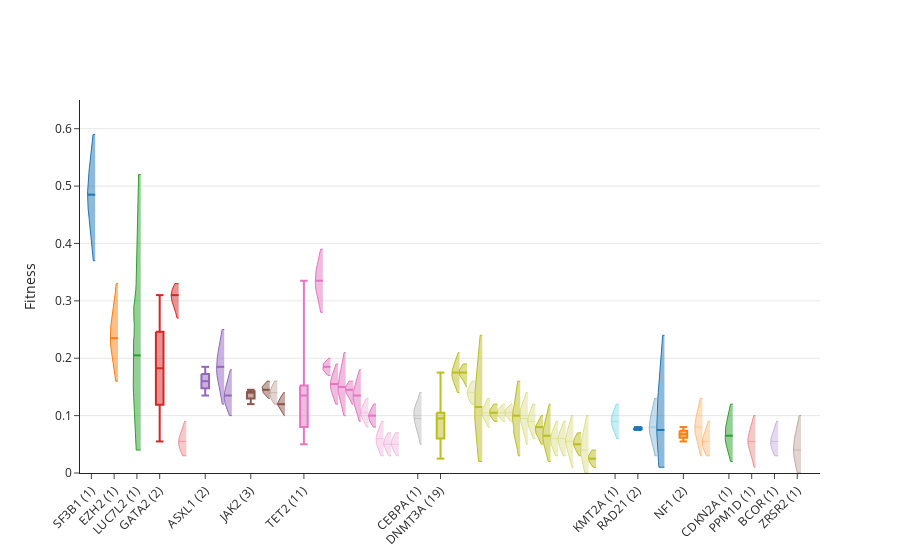

Here is the notebook cell this chart was saved with:
### Code cell
fig = plot.gene_fitness_plot(lbc)
fig.update_layout(yaxis_range=[0,0.65])
fig.show()
fig.write_image(path + 'gene_fitness_summary.png', width=1000, scale=10)
fig.write_image(path + 'gene_fitness_summary.svg', width=1000)

### Figure 1 — Plotly figure (JSON) as saved in the notebook; plotly's stock layout.template omitted (floating-point values rounded to 4 significant figures)
{"data": [{"fill": "toself", "line": {"color": "#1F77B4", "width": 1}, "mode": "lines", "name": "SF3B1", "opacity": 1, "type": "scatter", "x": [0.3333, 0.2515, 0.2279, 0.2009, 0.1732, 0.1443, 0.1143, 0.0878, 0.06165, 0.03872, 0.02601, 0.01361, 0.001431, 0, 0.01893, 0.02968, 0.04781, 0.07211, 0.102, 0.1294, 0.1595, 0.188, 0.2152, 0.2404, 0.3333], "y": [0.37, 0.37, 0.38, 0.39, 0.4, 0.41, 0.42, 0.43, 0.44, 0.45, 0.46, 0.47, 0.48, 0.49, 0.5, 0.51, 0.52, 0.53, 0.54, 0.55, 0.56, 0.57, 0.58, 0.59, 0.59]}, {"line": {"color": "#1F77B4", "dash": "solid"}, "mode": "lines", "name": "SF3B1", "type": "scatter", "x": [0.3333, 0], "y": [0.485, 0.485]}, {"fill": "toself", "line": {"color": "#FF7F0E", "width": 1}, "mode": "lines", "name": "EZH2", "opacity": 1, "type": "scatter", "x": [1.333, 1.236, 1.201, 1.161, 1.12, 1.08, 1.045, 1.019, 1.003, 1, 1.01, 1.031, 1.058, 1.093, 1.13, 1.167, 1.203, 1.234, 1.259, 1.333], "y": [0.16, 0.16, 0.17, 0.18, 0.19, 0.2, 0.21, 0.22, 0.23, 0.24, 0.25, 0.26, 0.27, 0.28, 0.29, 0.3, 0.31, 0.32, 0.33, 0.33]}, {"line": {"color": "#FF7F0E", "dash": "solid"}, "mode": "lines", "name": "EZH2", "type": "scatter", "x": [1.333, 1], "y": [0.235, 0.235]}, {"fill": "toself", "line": {"color": "#2CA02C", "width": 1}, "mode": "lines", "name": "LUC7L2", "opacity": 1, "type": "scatter", "x": [2.333, 2.137, 2.123, 2.108, 2.092, 2.081, 2.063, 2.059, 2.037, 2.032, 2.024, 2.016, 2.008, 2.008, 2.005, 2, 2.009, 2.002, 2.003, 2.022, 2.022, 2.042, 2.057, 2.051, 2.033, 2.017, 2.029, 2.067, 2.1, 2.119, 2.132, 2.139, 2.142, 2.146, 2.149, 2.156, 2.16, 2.169, 2.179, 2.181, 2.19, 2.196, 2.204, 2.216, 2.222, 2.229, 2.233, 2.23, 2.234, 2.236, 2.333], "y": [0.04, 0.04, 0.05, 0.06, 0.07, 0.08, 0.09, 0.1, 0.11, 0.12, 0.13, 0.14, 0.15, 0.16, 0.17, 0.18, 0.19, 0.2, 0.21, 0.22, 0.23, 0.24, 0.25, 0.26, 0.27, 0.28, 0.29, 0.3, 0.31, 0.32, 0.33, 0.34, 0.35, 0.36, 0.37, 0.38, 0.39, 0.4, 0.41, 0.42, 0.43, 0.44, 0.45, 0.46, 0.47, 0.48, 0.49, 0.5, 0.51, 0.52, 0.52]}, {"line": {"color": "#2CA02C", "dash": "solid"}, "mode": "lines", "name": "LUC7L2", "type": "scatter", "x": [2.333, 2], "y": [0.205, 0.205]}, {"fill": "toself", "line": {"color": "#D62728", "width": 2}, "mode": "lines", "type": "scatter", "x": [3, 3.333, 3.333, 3, 3], "y": [0.2462, 0.2462, 0.1187, 0.1187, 0.2462]}, {"line": {"color": "#D62728", "width": 2}, "mode": "lines", "type": "scatter", "x": [3, 3.333], "y": [0.1825, 0.1825]}, {"line": {"color": "#D62728", "width": 2}, "mode": "lines", "type": "scatter", "x": [3, 3.333], "y": [0.31, 0.31]}, {"line": {"color": "#D62728", "width": 2}, "mode": "lines", "type": "scatter", "x": [3, 3.333], "y": [0.055, 0.055]}, {"line": {"color": "#D62728", "width": 2}, "mode": "lines", "type": "scatter", "x": [3.167, 3.167], "y": [0.31, 0.2462]}, {"line": {"color": "#D62728", "width": 2}, "mode": "lines", "type": "scatter", "x": [3.167, 3.167], "y": [0.055, 0.1187]}, {"fill": "toself", "line": {"color": "#D62728", "width": 1}, "mode": "lines", "name": "GATA2", "opacity": 1, "type": "scatter", "x": [4, 3.93, 3.866, 3.781, 3.7, 3.667, 3.719, 3.832, 4], "y": [0.27, 0.27, 0.28, 0.29, 0.3, 0.31, 0.32, 0.33, 0.33]}, {"line": {"color": "#D62728", "dash": "solid"}, "mode": "lines", "name": "GATA2", "type": "scatter", "x": [4, 3.667], "y": [0.31, 0.31]}, {"fill": "toself", "line": {"color": "#D62728", "width": 1}, "mode": "lines", "name": "GATA2", "opacity": 0.5, "type": "scatter", "x": [4.333, 4.177, 4.069, 4.0, 4.012, 4.087, 4.185, 4.262, 4.333], "y": [0.03, 0.03, 0.04, 0.05, 0.06, 0.07, 0.08, 0.09, 0.09]}, {"line": {"color": "#D62728", "dash": "dash", "width": 0.5}, "mode": "lines", "name": "GATA2", "opacity": 0.5, "type": "scatter", "x": [4.333, 4.0], "y": [0.055, 0.055]}, {"fill": "toself", "line": {"color": "#9467BD", "width": 2}, "mode": "lines", "type": "scatter", "x": [5, 5.333, 5.333, 5, 5], "y": [0.1725, 0.1725, 0.1475, 0.1475, 0.1725]}, {"line": {"color": "#9467BD", "width": 2}, "mode": "lines", "type": "scatter", "x": [5, 5.333], "y": [0.16, 0.16]}, {"line": {"color": "#9467BD", "width": 2}, "mode": "lines", "type": "scatter", "x": [5, 5.333], "y": [0.185, 0.185]}, {"line": {"color": "#9467BD", "width": 2}, "mode": "lines", "type": "scatter", "x": [5, 5.333], "y": [0.135, 0.135]}, {"line": {"color": "#9467BD", "width": 2}, "mode": "lines", "type": "scatter", "x": [5.167, 5.167], "y": [0.185, 0.1725]}, {"line": {"color": "#9467BD", "width": 2}, "mode": "lines", "type": "scatter", "x": [5.167, 5.167], "y": [0.135, 0.1475]}, {"fill": "toself", "line": {"color": "#9467BD", "width": 1}, "mode": "lines", "name": "ASXL1", "opacity": 1, "type": "scatter", "x": [6, 5.916, 5.872, 5.821, 5.768, 5.72, 5.685, 5.667, 5.669, 5.692, 5.729, 5.776, 5.825, 5.87, 5.909, 6], "y": [0.12, 0.12, 0.13, 0.14, 0.15, 0.16, 0.17, 0.18, 0.19, 0.2, 0.21, 0.22, 0.23, 0.24, 0.25, 0.25]}, {"line": {"color": "#9467BD", "dash": "solid"}, "mode": "lines", "name": "ASXL1", "type": "scatter", "x": [6, 5.667], "y": [0.185, 0.185]}, {"fill": "toself", "line": {"color": "#9467BD", "width": 1}, "mode": "lines", "name": "ASXL1", "opacity": 1, "type": "scatter", "x": [6.333, 6.231, 6.138, 6.047, 6, 6.012, 6.069, 6.147, 6.219, 6.273, 6.333], "y": [0.1, 0.1, 0.11, 0.12, 0.13, 0.14, 0.15, 0.16, 0.17, 0.18, 0.18]}, {"line": {"color": "#9467BD", "dash": "solid"}, "mode": "lines", "name": "ASXL1", "type": "scatter", "x": [6.333, 6], "y": [0.135, 0.135]}, {"fill": "toself", "line": {"color": "#8C564B", "width": 2}, "mode": "lines", "type": "scatter", "x": [7, 7.333, 7.333, 7, 7], "y": [0.1425, 0.1425, 0.13, 0.13, 0.1425]}, {"line": {"color": "#8C564B", "width": 2}, "mode": "lines", "type": "scatter", "x": [7, 7.333], "y": [0.14, 0.14]}, {"line": {"color": "#8C564B", "width": 2}, "mode": "lines", "type": "scatter", "x": [7, 7.333], "y": [0.145, 0.145]}, {"line": {"color": "#8C564B", "width": 2}, "mode": "lines", "type": "scatter", "x": [7, 7.333], "y": [0.12, 0.12]}, {"line": {"color": "#8C564B", "width": 2}, "mode": "lines", "type": "scatter", "x": [7.167, 7.167], "y": [0.145, 0.1425]}, {"line": {"color": "#8C564B", "width": 2}, "mode": "lines", "type": "scatter", "x": [7.167, 7.167], "y": [0.12, 0.13]}, {"fill": "toself", "line": {"color": "#8C564B", "width": 1}, "mode": "lines", "name": "JAK2", "opacity": 1, "type": "scatter", "x": [8, 7.942, 7.715, 7.667, 7.882, 8], "y": [0.13, 0.13, 0.14, 0.15, 0.16, 0.16]}, {"line": {"color": "#8C564B", "dash": "solid"}, "mode": "lines", "name": "JAK2", "type": "scatter", "x": [8, 7.667], "y": [0.145, 0.145]}, {"fill": "toself", "line": {"color": "#8C564B", "width": 1}, "mode": "lines", "name": "JAK2", "opacity": 0.5, "type": "scatter", "x": [8.333, 8.194, 8.057, 8, 8.085, 8.209, 8.333], "y": [0.12, 0.12, 0.13, 0.14, 0.15, 0.16, 0.16]}, {"line": {"color": "#8C564B", "dash": "dash", "width": 0.5}, "mode": "lines", "name": "JAK2", "opacity": 0.5, "type": "scatter", "x": [8.333, 8], "y": [0.14, 0.14]}, {"fill": "toself", "line": {"color": "#8C564B", "width": 1}, "mode": "lines", "name": "JAK2", "opacity": 1, "type": "scatter", "x": [8.667, 8.638, 8.48, 8.333, 8.451, 8.606, 8.667], "y": [0.1, 0.1, 0.11, 0.12, 0.13, 0.14, 0.14]}, {"line": {"color": "#8C564B", "dash": "solid"}, "mode": "lines", "name": "JAK2", "type": "scatter", "x": [8.667, 8.333], "y": [0.12, 0.12]}, {"fill": "toself", "line": {"color": "#E377C2", "width": 2}, "mode": "lines", "type": "scatter", "x": [9.333, 9.667, 9.667, 9.333, 9.333], "y": [0.1525, 0.1525, 0.08, 0.08, 0.1525]}, {"line": {"color": "#E377C2", "width": 2}, "mode": "lines", "type": "scatter", "x": [9.333, 9.667], "y": [0.135, 0.135]}, {"line": {"color": "#E377C2", "width": 2}, "mode": "lines", "type": "scatter", "x": [9.333, 9.667], "y": [0.335, 0.335]}, {"line": {"color": "#E377C2", "width": 2}, "mode": "lines", "type": "scatter", "x": [9.333, 9.667], "y": [0.05, 0.05]}, {"line": {"color": "#E377C2", "width": 2}, "mode": "lines", "type": "scatter", "x": [9.5, 9.5], "y": [0.335, 0.1525]}, {"line": {"color": "#E377C2", "width": 2}, "mode": "lines", "type": "scatter", "x": [9.5, 9.5], "y": [0.05, 0.08]}, {"fill": "toself", "line": {"color": "#E377C2", "width": 1}, "mode": "lines", "name": "TET2", "opacity": 1, "type": "scatter", "x": [10.33, 10.24, 10.19, 10.13, 10.07, 10.03, 10.0, 10, 10.03, 10.07, 10.13, 10.18, 10.23, 10.33], "y": [0.28, 0.28, 0.29, 0.3, 0.31, 0.32, 0.33, 0.34, 0.35, 0.36, 0.37, 0.38, 0.39, 0.39]}, {"line": {"color": "#E377C2", "dash": "solid"}, "mode": "lines", "name": "TET2", "type": "scatter", "x": [10.33, 10], "y": [0.335, 0.335]}, {"fill": "toself", "line": {"color": "#E377C2", "width": 1}, "mode": "lines", "name": "TET2", "opacity": 1, "type": "scatter", "x": [10.67, 10.56, 10.33, 10.35, 10.59, 10.67], "y": [0.17, 0.17, 0.18, 0.19, 0.2, 0.2]}, {"line": {"color": "#E377C2", "dash": "solid"}, "mode": "lines", "name": "TET2", "type": "scatter", "x": [10.67, 10.33], "y": [0.185, 0.185]}, {"fill": "toself", "line": {"color": "#E377C2", "width": 1}, "mode": "lines", "name": "TET2", "opacity": 1, "type": "scatter", "x": [11, 10.9, 10.81, 10.72, 10.67, 10.68, 10.74, 10.83, 10.91, 11], "y": [0.12, 0.12, 0.13, 0.14, 0.15, 0.16, 0.17, 0.18, 0.19, 0.19]}, {"line": {"color": "#E377C2", "dash": "solid"}, "mode": "lines", "name": "TET2", "type": "scatter", "x": [11, 10.67], "y": [0.155, 0.155]}, {"fill": "toself", "line": {"color": "#E377C2", "width": 1}, "mode": "lines", "name": "TET2", "opacity": 1, "type": "scatter", "x": [11.33, 11.25, 11.2, 11.13, 11.06, 11.01, 11, 11.02, 11.06, 11.12, 11.18, 11.23, 11.27, 11.33], "y": [0.1, 0.1, 0.11, 0.12, 0.13, 0.14, 0.15, 0.16, 0.17, 0.18, 0.19, 0.2, 0.21, 0.21]}, {"line": {"color": "#E377C2", "dash": "solid"}, "mode": "lines", "name": "TET2", "type": "scatter", "x": [11.33, 11], "y": [0.15, 0.15]}, {"fill": "toself", "line": {"color": "#E377C2", "width": 1}, "mode": "lines", "name": "TET2", "opacity": 1, "type": "scatter", "x": [11.67, 11.62, 11.5, 11.35, 11.33, 11.48, 11.67], "y": [0.12, 0.12, 0.13, 0.14, 0.15, 0.16, 0.16]}, {"line": {"color": "#E377C2", "dash": "solid"}, "mode": "lines", "name": "TET2", "type": "scatter", "x": [11.67, 11.33], "y": [0.145, 0.145]}, {"fill": "toself", "line": {"color": "#E377C2", "width": 1}, "mode": "lines", "name": "TET2", "opacity": 1, "type": "scatter", "x": [12, 11.93, 11.86, 11.78, 11.71, 11.67, 11.67, 11.73, 11.8, 11.88, 11.94, 12], "y": [0.09, 0.09, 0.1, 0.11, 0.12, 0.13, 0.14, 0.15, 0.16, 0.17, 0.18, 0.18]}, {"line": {"color": "#E377C2", "dash": "solid"}, "mode": "lines", "name": "TET2", "type": "scatter", "x": [12, 11.67], "y": [0.135, 0.135]}, {"fill": "toself", "line": {"color": "#E377C2", "width": 1}, "mode": "lines", "name": "TET2", "opacity": 0.5, "type": "scatter", "x": [12.33, 12.26, 12.13, 12.01, 12, 12.11, 12.24, 12.33], "y": [0.08, 0.08, 0.09, 0.1, 0.11, 0.12, 0.13, 0.13]}, {"line": {"color": "#E377C2", "dash": "dash", "width": 0.5}, "mode": "lines", "name": "TET2", "opacity": 0.5, "type": "scatter", "x": [12.33, 12], "y": [0.105, 0.105]}, {"fill": "toself", "line": {"color": "#E377C2", "width": 1}, "mode": "lines", "name": "TET2", "opacity": 1, "type": "scatter", "x": [12.67, 12.55, 12.39, 12.33, 12.43, 12.56, 12.67], "y": [0.08, 0.08, 0.09, 0.1, 0.11, 0.12, 0.12]}, {"line": {"color": "#E377C2", "dash": "solid"}, "mode": "lines", "name": "TET2", "type": "scatter", "x": [12.67, 12.33], "y": [0.1, 0.1]}, {"fill": "toself", "line": {"color": "#E377C2", "width": 1}, "mode": "lines", "name": "TET2", "opacity": 0.5, "type": "scatter", "x": [13, 12.89, 12.79, 12.69, 12.67, 12.72, 12.82, 12.91, 13], "y": [0.03, 0.03, 0.04, 0.05, 0.06, 0.07, 0.08, 0.09, 0.09]}, {"line": {"color": "#E377C2", "dash": "dash", "width": 0.5}, "mode": "lines", "name": "TET2", "opacity": 0.5, "type": "scatter", "x": [13, 12.67], "y": [0.06, 0.06]}, {"fill": "toself", "line": {"color": "#E377C2", "width": 1}, "mode": "lines", "name": "TET2", "opacity": 0.5, "type": "scatter", "x": [13.33, 13.23, 13.1, 13, 13.05, 13.19, 13.33], "y": [0.03, 0.03, 0.04, 0.05, 0.06, 0.07, 0.07]}, {"line": {"color": "#E377C2", "dash": "dash", "width": 0.5}, "mode": "lines", "name": "TET2", "opacity": 0.5, "type": "scatter", "x": [13.33, 13], "y": [0.05, 0.05]}, {"fill": "toself", "line": {"color": "#E377C2", "width": 1}, "mode": "lines", "name": "TET2", "opacity": 0.5, "type": "scatter", "x": [13.67, 13.56, 13.43, 13.33, 13.38, 13.52, 13.67], "y": [0.03, 0.03, 0.04, 0.05, 0.06, 0.07, 0.07]}, {"line": {"color": "#E377C2", "dash": "dash", "width": 0.5}, "mode": "lines", "name": "TET2", "opacity": 0.5, "type": "scatter", "x": [13.67, 13.33], "y": [0.05, 0.05]}, {"fill": "toself", "line": {"color": "#7F7F7F", "width": 1}, "mode": "lines", "name": "CEBPA", "opacity": 0.5, "type": "scatter", "x": [14.67, 14.61, 14.56, 14.48, 14.41, 14.36, 14.33, 14.34, 14.42, 14.52, 14.59, 14.67], "y": [0.05, 0.05, 0.06, 0.07, 0.08, 0.09, 0.1, 0.11, 0.12, 0.13, 0.14, 0.14]}, {"line": {"color": "#7F7F7F", "dash": "dash", "width": 0.5}, "mode": "lines", "name": "CEBPA", "opacity": 0.5, "type": "scatter", "x": [14.67, 14.33], "y": [0.095, 0.095]}, {"fill": "toself", "line": {"color": "#BCBD22", "width": 2}, "mode": "lines", "type": "scatter", "x": [15.33, 15.67, 15.67, 15.33, 15.33], "y": [0.105, 0.105, 0.06, 0.06, 0.105]}, {"line": {"color": "#BCBD22", "width": 2}, "mode": "lines", "type": "scatter", "x": [15.33, 15.67], "y": [0.095, 0.095]}, {"line": {"color": "#BCBD22", "width": 2}, "mode": "lines", "type": "scatter", "x": [15.33, 15.67], "y": [0.175, 0.175]}, {"line": {"color": "#BCBD22", "width": 2}, "mode": "lines", "type": "scatter", "x": [15.33, 15.67], "y": [0.025, 0.025]}, {"line": {"color": "#BCBD22", "width": 2}, "mode": "lines", "type": "scatter", "x": [15.5, 15.5], "y": [0.175, 0.105]}, {"line": {"color": "#BCBD22", "width": 2}, "mode": "lines", "type": "scatter", "x": [15.5, 15.5], "y": [0.025, 0.06]}, {"fill": "toself", "line": {"color": "#BCBD22", "width": 1}, "mode": "lines", "name": "DNMT3A", "opacity": 1, "type": "scatter", "x": [16.33, 16.25, 16.16, 16.06, 16.0, 16.02, 16.1, 16.2, 16.28, 16.33], "y": [0.14, 0.14, 0.15, 0.16, 0.17, 0.18, 0.19, 0.2, 0.21, 0.21]}, {"line": {"color": "#BCBD22", "dash": "solid"}, "mode": "lines", "name": "DNMT3A", "type": "scatter", "x": [16.33, 16.0], "y": [0.175, 0.175]}, {"fill": "toself", "line": {"color": "#BCBD22", "width": 1}, "mode": "lines", "name": "DNMT3A", "opacity": 1, "type": "scatter", "x": [16.67, 16.64, 16.52, 16.34, 16.33, 16.5, 16.67], "y": [0.15, 0.15, 0.16, 0.17, 0.18, 0.19, 0.19]}, {"line": {"color": "#BCBD22", "dash": "solid"}, "mode": "lines", "name": "DNMT3A", "type": "scatter", "x": [16.67, 16.33], "y": [0.175, 0.175]}, {"fill": "toself", "line": {"color": "#BCBD22", "width": 1}, "mode": "lines", "name": "DNMT3A", "opacity": 0.5, "type": "scatter", "x": [17, 16.86, 16.72, 16.67, 16.75, 16.88, 17], "y": [0.12, 0.12, 0.13, 0.14, 0.15, 0.16, 0.16]}, {"line": {"color": "#BCBD22", "dash": "dash", "width": 0.5}, "mode": "lines", "name": "DNMT3A", "opacity": 0.5, "type": "scatter", "x": [17, 16.67], "y": [0.14, 0.14]}, {"fill": "toself", "line": {"color": "#BCBD22", "width": 1}, "mode": "lines", "name": "DNMT3A", "opacity": 1, "type": "scatter", "x": [17.33, 17.17, 17.15, 17.12, 17.1, 17.07, 17.05, 17.03, 17.01, 17.0, 17, 17.0, 17.01, 17.02, 17.03, 17.05, 17.08, 17.1, 17.13, 17.15, 17.18, 17.2, 17.22, 17.24, 17.33], "y": [0.02, 0.02, 0.03, 0.04, 0.05, 0.06, 0.07, 0.08, 0.09, 0.1, 0.11, 0.12, 0.13, 0.14, 0.15, 0.16, 0.17, 0.18, 0.19, 0.2, 0.21, 0.22, 0.23, 0.24, 0.24]}, {"line": {"color": "#BCBD22", "dash": "solid"}, "mode": "lines", "name": "DNMT3A", "type": "scatter", "x": [17.33, 17], "y": [0.115, 0.115]}, {"fill": "toself", "line": {"color": "#BCBD22", "width": 1}, "mode": "lines", "name": "DNMT3A", "opacity": 0.5, "type": "scatter", "x": [17.67, 17.59, 17.47, 17.34, 17.33, 17.44, 17.57, 17.67], "y": [0.08, 0.08, 0.09, 0.1, 0.11, 0.12, 0.13, 0.13]}, {"line": {"color": "#BCBD22", "dash": "dash", "width": 0.5}, "mode": "lines", "name": "DNMT3A", "opacity": 0.5, "type": "scatter", "x": [17.67, 17.33], "y": [0.105, 0.105]}, {"fill": "toself", "line": {"color": "#BCBD22", "width": 1}, "mode": "lines", "name": "DNMT3A", "opacity": 1, "type": "scatter", "x": [18, 17.86, 17.67, 17.67, 17.84, 18], "y": [0.09, 0.09, 0.1, 0.11, 0.12, 0.12]}, {"line": {"color": "#BCBD22", "dash": "solid"}, "mode": "lines", "name": "DNMT3A", "type": "scatter", "x": [18, 17.67], "y": [0.105, 0.105]}, {"fill": "toself", "line": {"color": "#BCBD22", "width": 1}, "mode": "lines", "name": "DNMT3A", "opacity": 0.5, "type": "scatter", "x": [18.33, 18.25, 18.02, 18, 18.26, 18.33], "y": [0.09, 0.09, 0.1, 0.11, 0.12, 0.12]}, {"line": {"color": "#BCBD22", "dash": "dash", "width": 0.5}, "mode": "lines", "name": "DNMT3A", "opacity": 0.5, "type": "scatter", "x": [18.33, 18], "y": [0.105, 0.105]}, {"fill": "toself", "line": {"color": "#BCBD22", "width": 1}, "mode": "lines", "name": "DNMT3A", "opacity": 0.5, "type": "scatter", "x": [18.67, 18.59, 18.35, 18.33, 18.6, 18.67], "y": [0.09, 0.09, 0.1, 0.11, 0.12, 0.12]}, {"line": {"color": "#BCBD22", "dash": "dash", "width": 0.5}, "mode": "lines", "name": "DNMT3A", "opacity": 0.5, "type": "scatter", "x": [18.67, 18.33], "y": [0.105, 0.105]}, {"fill": "toself", "line": {"color": "#BCBD22", "width": 1}, "mode": "lines", "name": "DNMT3A", "opacity": 1, "type": "scatter", "x": [19, 18.92, 18.88, 18.83, 18.77, 18.72, 18.71, 18.67, 18.67, 18.69, 18.75, 18.79, 18.83, 18.85, 18.89, 19], "y": [0.03, 0.03, 0.04, 0.05, 0.06, 0.07, 0.08, 0.09, 0.1, 0.11, 0.12, 0.13, 0.14, 0.15, 0.16, 0.16]}, {"line": {"color": "#BCBD22", "dash": "solid"}, "mode": "lines", "name": "DNMT3A", "type": "scatter", "x": [19, 18.67], "y": [0.1, 0.1]}, {"fill": "toself", "line": {"color": "#BCBD22", "width": 1}, "mode": "lines", "name": "DNMT3A", "opacity": 0.5, "type": "scatter", "x": [19.33, 19.28, 19.23, 19.15, 19.08, 19.02, 19, 19.0, 19.08, 19.19, 19.25, 19.33], "y": [0.05, 0.05, 0.06, 0.07, 0.08, 0.09, 0.1, 0.11, 0.12, 0.13, 0.14, 0.14]}, {"line": {"color": "#BCBD22", "dash": "dash", "width": 0.5}, "mode": "lines", "name": "DNMT3A", "opacity": 0.5, "type": "scatter", "x": [19.33, 19], "y": [0.095, 0.095]}, {"fill": "toself", "line": {"color": "#BCBD22", "width": 1}, "mode": "lines", "name": "DNMT3A", "opacity": 0.5, "type": "scatter", "x": [19.67, 19.58, 19.48, 19.38, 19.33, 19.37, 19.46, 19.55, 19.67], "y": [0.06, 0.06, 0.07, 0.08, 0.09, 0.1, 0.11, 0.12, 0.12]}, {"line": {"color": "#BCBD22", "dash": "dash", "width": 0.5}, "mode": "lines", "name": "DNMT3A", "opacity": 0.5, "type": "scatter", "x": [19.67, 19.33], "y": [0.09, 0.09]}, {"fill": "toself", "line": {"color": "#BCBD22", "width": 1}, "mode": "lines", "name": "DNMT3A", "opacity": 1, "type": "scatter", "x": [20, 19.93, 19.81, 19.69, 19.67, 19.79, 19.92, 20], "y": [0.05, 0.05, 0.06, 0.07, 0.08, 0.09, 0.1, 0.1]}, {"line": {"color": "#BCBD22", "dash": "solid"}, "mode": "lines", "name": "DNMT3A", "type": "scatter", "x": [20, 19.67], "y": [0.08, 0.08]}, {"fill": "toself", "line": {"color": "#BCBD22", "width": 1}, "mode": "lines", "name": "DNMT3A", "opacity": 1, "type": "scatter", "x": [20.33, 20.23, 20.17, 20.1, 20.04, 20.0, 20, 20.04, 20.1, 20.17, 20.23, 20.28, 20.33], "y": [0.02, 0.02, 0.03, 0.04, 0.05, 0.06, 0.07, 0.08, 0.09, 0.1, 0.11, 0.12, 0.12]}, {"line": {"color": "#BCBD22", "dash": "solid"}, "mode": "lines", "name": "DNMT3A", "type": "scatter", "x": [20.33, 20], "y": [0.065, 0.065]}, {"fill": "toself", "line": {"color": "#BCBD22", "width": 1}, "mode": "lines", "name": "DNMT3A", "opacity": 0.5, "type": "scatter", "x": [20.67, 20.55, 20.45, 20.36, 20.33, 20.39, 20.49, 20.58, 20.67], "y": [0.03, 0.03, 0.04, 0.05, 0.06, 0.07, 0.08, 0.09, 0.09]}, {"line": {"color": "#BCBD22", "dash": "dash", "width": 0.5}, "mode": "lines", "name": "DNMT3A", "opacity": 0.5, "type": "scatter", "x": [20.67, 20.33], "y": [0.06, 0.06]}, {"fill": "toself", "line": {"color": "#BCBD22", "width": 1}, "mode": "lines", "name": "DNMT3A", "opacity": 0.5, "type": "scatter", "x": [21, 20.89, 20.79, 20.69, 20.67, 20.72, 20.82, 20.91, 21], "y": [0.03, 0.03, 0.04, 0.05, 0.06, 0.07, 0.08, 0.09, 0.09]}, {"line": {"color": "#BCBD22", "dash": "dash", "width": 0.5}, "mode": "lines", "name": "DNMT3A", "opacity": 0.5, "type": "scatter", "x": [21, 20.67], "y": [0.06, 0.06]}, {"fill": "toself", "line": {"color": "#BCBD22", "width": 1}, "mode": "lines", "name": "DNMT3A", "opacity": 0.5, "type": "scatter", "x": [21.33, 21.27, 21.21, 21.14, 21.06, 21.01, 21, 21.04, 21.12, 21.19, 21.26, 21.33], "y": [0.01, 0.01, 0.02, 0.03, 0.04, 0.05, 0.06, 0.07, 0.08, 0.09, 0.1, 0.1]}, {"line": {"color": "#BCBD22", "dash": "dash", "width": 0.5}, "mode": "lines", "name": "DNMT3A", "opacity": 0.5, "type": "scatter", "x": [21.33, 21], "y": [0.055, 0.055]}, {"fill": "toself", "line": {"color": "#BCBD22", "width": 1}, "mode": "lines", "name": "DNMT3A", "opacity": 1, "type": "scatter", "x": [21.67, 21.58, 21.44, 21.33, 21.38, 21.52, 21.67], "y": [0.03, 0.03, 0.04, 0.05, 0.06, 0.07, 0.07]}, {"line": {"color": "#BCBD22", "dash": "solid"}, "mode": "lines", "name": "DNMT3A", "type": "scatter", "x": [21.67, 21.33], "y": [0.05, 0.05]}, {"fill": "toself", "line": {"color": "#BCBD22", "width": 1}, "mode": "lines", "name": "DNMT3A", "opacity": 0.5, "type": "scatter", "x": [22, 21.84, 21.78, 21.73, 21.68, 21.67, 21.68, 21.71, 21.76, 21.82, 21.88, 21.92, 22], "y": [0, 0, 0.01, 0.02, 0.03, 0.04, 0.05, 0.06, 0.07, 0.08, 0.09, 0.1, 0.1]}, {"line": {"color": "#BCBD22", "dash": "dash", "width": 0.5}, "mode": "lines", "name": "DNMT3A", "opacity": 0.5, "type": "scatter", "x": [22, 21.67], "y": [0.04, 0.04]}, {"fill": "toself", "line": {"color": "#BCBD22", "width": 1}, "mode": "lines", "name": "DNMT3A", "opacity": 1, "type": "scatter", "x": [22.33, 22.2, 22.03, 22, 22.16, 22.33], "y": [0.01, 0.01, 0.02, 0.03, 0.04, 0.04]}, {"line": {"color": "#BCBD22", "dash": "solid"}, "mode": "lines", "name": "DNMT3A", "type": "scatter", "x": [22.33, 22], "y": [0.025, 0.025]}, {"fill": "toself", "line": {"color": "#17BECF", "width": 1}, "mode": "lines", "name": "KMT2A", "opacity": 0.5, "type": "scatter", "x": [23.33, 23.24, 23.15, 23.05, 23, 23.03, 23.12, 23.22, 23.33], "y": [0.06, 0.06, 0.07, 0.08, 0.09, 0.1, 0.11, 0.12, 0.12]}, {"line": {"color": "#17BECF", "dash": "dash", "width": 0.5}, "mode": "lines", "name": "KMT2A", "opacity": 0.5, "type": "scatter", "x": [23.33, 23], "y": [0.09, 0.09]}, {"fill": "toself", "line": {"color": "#1F77B4", "width": 2}, "mode": "lines", "type": "scatter", "x": [24, 24.33, 24.33, 24, 24], "y": [0.07875, 0.07875, 0.07625, 0.07625, 0.07875]}, {"line": {"color": "#1F77B4", "width": 2}, "mode": "lines", "type": "scatter", "x": [24, 24.33], "y": [0.0775, 0.0775]}, {"line": {"color": "#1F77B4", "width": 2}, "mode": "lines", "type": "scatter", "x": [24, 24.33], "y": [0.08, 0.08]}, {"line": {"color": "#1F77B4", "width": 2}, "mode": "lines", "type": "scatter", "x": [24, 24.33], "y": [0.075, 0.075]}, {"line": {"color": "#1F77B4", "width": 2}, "mode": "lines", "type": "scatter", "x": [24.17, 24.17], "y": [0.08, 0.07875]}, {"line": {"color": "#1F77B4", "width": 2}, "mode": "lines", "type": "scatter", "x": [24.17, 24.17], "y": [0.075, 0.07625]}, {"fill": "toself", "line": {"color": "#1F77B4", "width": 1}, "mode": "lines", "name": "RAD21", "opacity": 0.5, "type": "scatter", "x": [25, 24.92, 24.87, 24.8, 24.73, 24.68, 24.67, 24.69, 24.73, 24.8, 24.86, 24.91, 25], "y": [0.03, 0.03, 0.04, 0.05, 0.06, 0.07, 0.08, 0.09, 0.1, 0.11, 0.12, 0.13, 0.13]}, {"line": {"color": "#1F77B4", "dash": "dash", "width": 0.5}, "mode": "lines", "name": "RAD21", "opacity": 0.5, "type": "scatter", "x": [25, 24.67], "y": [0.08, 0.08]}, {"fill": "toself", "line": {"color": "#1F77B4", "width": 1}, "mode": "lines", "name": "RAD21", "opacity": 1, "type": "scatter", "x": [25.33, 25.09, 25.07, 25.05, 25.03, 25.02, 25.01, 25.0, 25, 25.0, 25.01, 25.02, 25.03, 25.04, 25.06, 25.08, 25.1, 25.12, 25.15, 25.17, 25.19, 25.21, 25.23, 25.24, 25.26, 25.33], "y": [0.01, 0.01, 0.02, 0.03, 0.04, 0.05, 0.06, 0.07, 0.08, 0.09, 0.1, 0.11, 0.12, 0.13, 0.14, 0.15, 0.16, 0.17, 0.18, 0.19, 0.2, 0.21, 0.22, 0.23, 0.24, 0.24]}, {"line": {"color": "#1F77B4", "dash": "solid"}, "mode": "lines", "name": "RAD21", "type": "scatter", "x": [25.33, 25], "y": [0.075, 0.075]}, {"fill": "toself", "line": {"color": "#FF7F0E", "width": 2}, "mode": "lines", "type": "scatter", "x": [26, 26.33, 26.33, 26, 26], "y": [0.07375, 0.07375, 0.06125, 0.06125, 0.07375]}, {"line": {"color": "#FF7F0E", "width": 2}, "mode": "lines", "type": "scatter", "x": [26, 26.33], "y": [0.0675, 0.0675]}, {"line": {"color": "#FF7F0E", "width": 2}, "mode": "lines", "type": "scatter", "x": [26, 26.33], "y": [0.08, 0.08]}, {"line": {"color": "#FF7F0E", "width": 2}, "mode": "lines", "type": "scatter", "x": [26, 26.33], "y": [0.055, 0.055]}, {"line": {"color": "#FF7F0E", "width": 2}, "mode": "lines", "type": "scatter", "x": [26.17, 26.17], "y": [0.08, 0.07375]}, {"line": {"color": "#FF7F0E", "width": 2}, "mode": "lines", "type": "scatter", "x": [26.17, 26.17], "y": [0.055, 0.06125]}, {"fill": "toself", "line": {"color": "#FF7F0E", "width": 1}, "mode": "lines", "name": "NF1", "opacity": 0.5, "type": "scatter", "x": [27, 26.92, 26.87, 26.8, 26.73, 26.68, 26.67, 26.69, 26.73, 26.8, 26.86, 26.91, 27], "y": [0.03, 0.03, 0.04, 0.05, 0.06, 0.07, 0.08, 0.09, 0.1, 0.11, 0.12, 0.13, 0.13]}, {"line": {"color": "#FF7F0E", "dash": "dash", "width": 0.5}, "mode": "lines", "name": "NF1", "opacity": 0.5, "type": "scatter", "x": [27, 26.67], "y": [0.08, 0.08]}, {"fill": "toself", "line": {"color": "#FF7F0E", "width": 1}, "mode": "lines", "name": "NF1", "opacity": 0.5, "type": "scatter", "x": [27.33, 27.18, 27.07, 27, 27.01, 27.09, 27.19, 27.26, 27.33], "y": [0.03, 0.03, 0.04, 0.05, 0.06, 0.07, 0.08, 0.09, 0.09]}, {"line": {"color": "#FF7F0E", "dash": "dash", "width": 0.5}, "mode": "lines", "name": "NF1", "opacity": 0.5, "type": "scatter", "x": [27.33, 27], "y": [0.055, 0.055]}, {"fill": "toself", "line": {"color": "#2CA02C", "width": 1}, "mode": "lines", "name": "CDKN2A", "opacity": 1, "type": "scatter", "x": [28.33, 28.24, 28.18, 28.1, 28.04, 28.0, 28, 28.03, 28.07, 28.13, 28.19, 28.24, 28.33], "y": [0.02, 0.02, 0.03, 0.04, 0.05, 0.06, 0.07, 0.08, 0.09, 0.1, 0.11, 0.12, 0.12]}, {"line": {"color": "#2CA02C", "dash": "solid"}, "mode": "lines", "name": "CDKN2A", "type": "scatter", "x": [28.33, 28], "y": [0.065, 0.065]}, {"fill": "toself", "line": {"color": "#D62728", "width": 1}, "mode": "lines", "name": "PPM1D", "opacity": 0.5, "type": "scatter", "x": [29.33, 29.27, 29.21, 29.14, 29.06, 29.01, 29, 29.04, 29.12, 29.19, 29.26, 29.33], "y": [0.01, 0.01, 0.02, 0.03, 0.04, 0.05, 0.06, 0.07, 0.08, 0.09, 0.1, 0.1]}, {"line": {"color": "#D62728", "dash": "dash", "width": 0.5}, "mode": "lines", "name": "PPM1D", "opacity": 0.5, "type": "scatter", "x": [29.33, 29], "y": [0.055, 0.055]}, {"fill": "toself", "line": {"color": "#9467BD", "width": 1}, "mode": "lines", "name": "BCOR", "opacity": 0.5, "type": "scatter", "x": [30.33, 30.18, 30.07, 30, 30.01, 30.09, 30.19, 30.26, 30.33], "y": [0.03, 0.03, 0.04, 0.05, 0.06, 0.07, 0.08, 0.09, 0.09]}, {"line": {"color": "#9467BD", "dash": "dash", "width": 0.5}, "mode": "lines", "name": "BCOR", "opacity": 0.5, "type": "scatter", "x": [30.33, 30], "y": [0.055, 0.055]}, {"fill": "toself", "line": {"color": "#8C564B", "width": 1}, "mode": "lines", "name": "ZRSR2", "opacity": 0.5, "type": "scatter", "x": [31.33, 31.17, 31.11, 31.06, 31.02, 31, 31.01, 31.04, 31.1, 31.15, 31.21, 31.26, 31.33], "y": [0, 0, 0.01, 0.02, 0.03, 0.04, 0.05, 0.06, 0.07, 0.08, 0.09, 0.1, 0.1]}, {"line": {"color": "#8C564B", "dash": "dash", "width": 0.5}, "mode": "lines", "name": "ZRSR2", "opacity": 0.5, "type": "scatter", "x": [31.33, 31], "y": [0.04, 0.04]}], "layout": {"showlegend": false, "xaxis": {"range": [-0.3333, 32.17], "tickangle": -45, "ticktext": ["SF3B1 (1)", "EZH2 (1)", "LUC7L2 (1)", "GATA2 (2)", "ASXL1 (2)", "JAK2 (3)", "TET2 (11)", "CEBPA (1)", "DNMT3A (19)", "KMT2A (1)", "RAD21 (2)", "NF1 (2)", "CDKN2A (1)", "PPM1D (1)", "BCOR (1)", "ZRSR2 (1)"], "tickvals": [0.1667, 1.167, 2.167, 3.167, 5.167, 7.167, 9.5, 14.5, 15.5, 23.17, 24.17, 26.17, 28.17, 29.17, 30.17, 31.17]}, "yaxis": {"range": [0, 0.65], "showgrid": true, "title": {"text": "Fitness"}}}}
